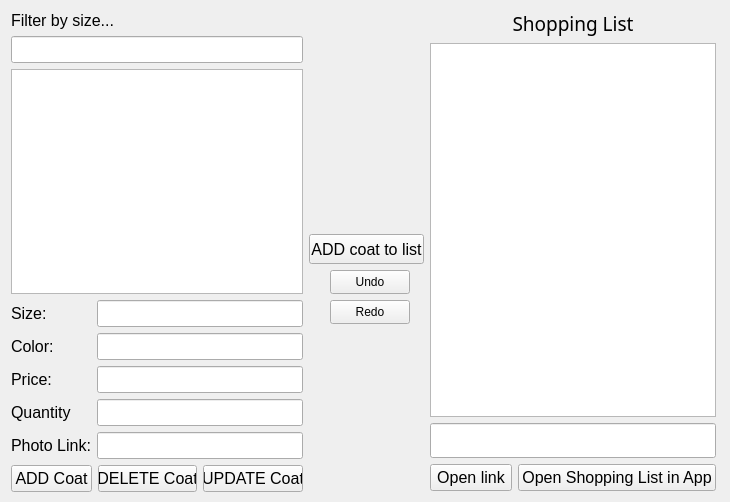
<?xml version="1.0" encoding="UTF-8"?>
<ui version="4.0">
 <class>gui</class>
 <widget class="QWidget" name="gui">
  <property name="geometry">
   <rect>
    <x>0</x>
    <y>0</y>
    <width>730</width>
    <height>502</height>
   </rect>
  </property>
  <property name="windowTitle">
   <string>gui</string>
  </property>
  <widget class="QPushButton" name="undoButton">
   <property name="geometry">
    <rect>
     <x>330</x>
     <y>270</y>
     <width>80</width>
     <height>24</height>
    </rect>
   </property>
   <property name="text">
    <string>Undo</string>
   </property>
  </widget>
  <widget class="QPushButton" name="redoButton">
   <property name="geometry">
    <rect>
     <x>330</x>
     <y>300</y>
     <width>80</width>
     <height>24</height>
    </rect>
   </property>
   <property name="text">
    <string>Redo</string>
   </property>
  </widget>
  <widget class="QWidget" name="">
   <property name="geometry">
    <rect>
     <x>11</x>
     <y>11</y>
     <width>292</width>
     <height>481</height>
    </rect>
   </property>
   <layout class="QVBoxLayout" name="verticalLayout_4">
    <item>
     <widget class="QLabel" name="label">
      <property name="font">
       <font>
        <family>Segoe UI Historic</family>
        <pointsize>12</pointsize>
       </font>
      </property>
      <property name="text">
       <string>Filter by size...</string>
      </property>
     </widget>
    </item>
    <item>
     <widget class="QLineEdit" name="filterBox">
      <property name="font">
       <font>
        <family>Segoe UI Historic</family>
        <pointsize>12</pointsize>
       </font>
      </property>
      <property name="text">
       <string/>
      </property>
     </widget>
    </item>
    <item>
     <widget class="QListWidget" name="coatsList">
      <property name="font">
       <font>
        <family>Sylfaen</family>
        <pointsize>12</pointsize>
       </font>
      </property>
     </widget>
    </item>
    <item>
     <layout class="QVBoxLayout" name="verticalLayout_3">
      <item>
       <layout class="QHBoxLayout" name="horizontalLayout_2">
        <item>
         <layout class="QVBoxLayout" name="verticalLayout_2">
          <item>
           <widget class="QLabel" name="label_1">
            <property name="font">
             <font>
              <family>Segoe UI Historic</family>
              <pointsize>12</pointsize>
             </font>
            </property>
            <property name="text">
             <string>Size:</string>
            </property>
           </widget>
          </item>
          <item>
           <widget class="QLabel" name="label_2">
            <property name="font">
             <font>
              <family>Segoe UI Historic</family>
              <pointsize>12</pointsize>
             </font>
            </property>
            <property name="text">
             <string>Color:</string>
            </property>
           </widget>
          </item>
          <item>
           <widget class="QLabel" name="label_3">
            <property name="font">
             <font>
              <family>Segoe UI Historic</family>
              <pointsize>12</pointsize>
             </font>
            </property>
            <property name="text">
             <string>Price:</string>
            </property>
           </widget>
          </item>
          <item>
           <widget class="QLabel" name="label_4">
            <property name="font">
             <font>
              <family>Segoe UI Historic</family>
              <pointsize>12</pointsize>
             </font>
            </property>
            <property name="text">
             <string>Quantity</string>
            </property>
           </widget>
          </item>
          <item>
           <widget class="QLabel" name="label_5">
            <property name="font">
             <font>
              <family>Segoe UI Historic</family>
              <pointsize>12</pointsize>
             </font>
            </property>
            <property name="text">
             <string>Photo Link:</string>
            </property>
           </widget>
          </item>
         </layout>
        </item>
        <item>
         <layout class="QVBoxLayout" name="verticalLayout">
          <item>
           <widget class="QLineEdit" name="lineEdit_1">
            <property name="font">
             <font>
              <family>Segoe UI Historic</family>
              <pointsize>12</pointsize>
             </font>
            </property>
           </widget>
          </item>
          <item>
           <widget class="QLineEdit" name="lineEdit_2">
            <property name="font">
             <font>
              <family>Segoe UI Historic</family>
              <pointsize>12</pointsize>
             </font>
            </property>
           </widget>
          </item>
          <item>
           <widget class="QLineEdit" name="lineEdit_3">
            <property name="font">
             <font>
              <family>Segoe UI Historic</family>
              <pointsize>12</pointsize>
             </font>
            </property>
           </widget>
          </item>
          <item>
           <widget class="QLineEdit" name="lineEdit_4">
            <property name="font">
             <font>
              <family>Segoe UI Historic</family>
              <pointsize>12</pointsize>
             </font>
            </property>
           </widget>
          </item>
          <item>
           <widget class="QLineEdit" name="lineEdit_5">
            <property name="font">
             <font>
              <family>Segoe UI Historic</family>
              <pointsize>12</pointsize>
             </font>
            </property>
           </widget>
          </item>
         </layout>
        </item>
       </layout>
      </item>
      <item>
       <layout class="QHBoxLayout" name="horizontalLayout_3">
        <item>
         <widget class="QPushButton" name="addButton">
          <property name="enabled">
           <bool>true</bool>
          </property>
          <property name="font">
           <font>
            <family>Segoe UI Historic</family>
            <pointsize>12</pointsize>
           </font>
          </property>
          <property name="text">
           <string>ADD Coat</string>
          </property>
         </widget>
        </item>
        <item>
         <widget class="QPushButton" name="deleteButton">
          <property name="font">
           <font>
            <family>Segoe UI Historic</family>
            <pointsize>12</pointsize>
           </font>
          </property>
          <property name="text">
           <string>DELETE Coat</string>
          </property>
         </widget>
        </item>
        <item>
         <widget class="QPushButton" name="updateButton">
          <property name="font">
           <font>
            <family>Segoe UI Historic</family>
            <pointsize>12</pointsize>
           </font>
          </property>
          <property name="text">
           <string>UPDATE Coat</string>
          </property>
         </widget>
        </item>
       </layout>
      </item>
     </layout>
    </item>
   </layout>
  </widget>
  <widget class="QPushButton" name="toShoppingCart">
   <property name="geometry">
    <rect>
     <x>309</x>
     <y>234</y>
     <width>115</width>
     <height>30</height>
    </rect>
   </property>
   <property name="font">
    <font>
     <family>Segoe UI Historic</family>
     <pointsize>12</pointsize>
    </font>
   </property>
   <property name="text">
    <string>ADD coat to list</string>
   </property>
  </widget>
  <widget class="QWidget" name="">
   <property name="geometry">
    <rect>
     <x>430</x>
     <y>10</y>
     <width>286</width>
     <height>481</height>
    </rect>
   </property>
   <layout class="QVBoxLayout" name="verticalLayout_7">
    <item>
     <widget class="QLabel" name="label_6">
      <property name="font">
       <font>
        <family>Snap ITC</family>
        <pointsize>14</pointsize>
       </font>
      </property>
      <property name="text">
       <string>Shopping List</string>
      </property>
      <property name="alignment">
       <set>Qt::AlignCenter</set>
      </property>
     </widget>
    </item>
    <item>
     <widget class="QListWidget" name="ShoppingCart">
      <property name="font">
       <font>
        <family>Sylfaen</family>
        <pointsize>12</pointsize>
       </font>
      </property>
     </widget>
    </item>
    <item>
     <layout class="QVBoxLayout" name="verticalLayout_6">
      <item>
       <layout class="QVBoxLayout" name="verticalLayout_5">
        <item>
         <widget class="QLineEdit" name="total_line">
          <property name="font">
           <font>
            <family>Snap ITC</family>
            <pointsize>14</pointsize>
           </font>
          </property>
         </widget>
        </item>
       </layout>
      </item>
      <item>
       <layout class="QHBoxLayout" name="horizontalLayout">
        <item>
         <widget class="QPushButton" name="openLinkButton">
          <property name="font">
           <font>
            <family>Segoe UI Historic</family>
            <pointsize>12</pointsize>
           </font>
          </property>
          <property name="text">
           <string>Open link</string>
          </property>
         </widget>
        </item>
        <item>
         <widget class="QPushButton" name="open_save">
          <property name="font">
           <font>
            <family>Segoe UI Historic</family>
            <pointsize>12</pointsize>
           </font>
          </property>
          <property name="text">
           <string>Open Shopping List in App</string>
          </property>
         </widget>
        </item>
       </layout>
      </item>
     </layout>
    </item>
   </layout>
  </widget>
 </widget>
 <resources/>
 <connections/>
</ui>
